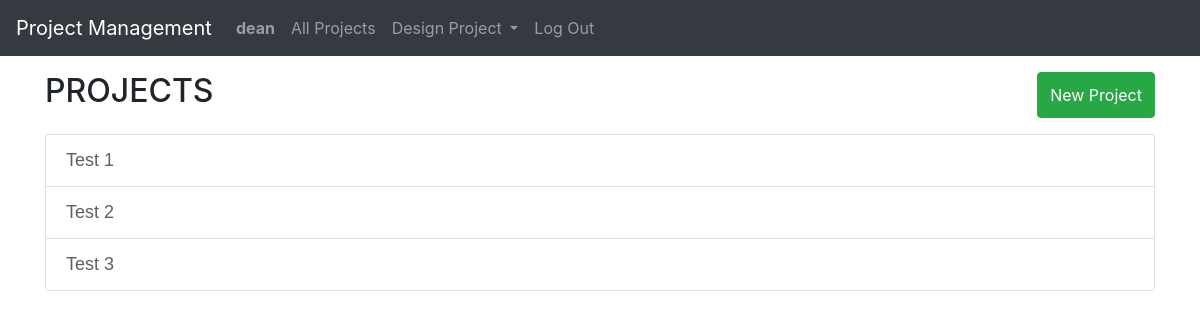
The app's page / (signed in) with its own data.
### engineering/models.py (models this page shows, shortened)
class Project(models.Model):
    proj_name = models.CharField(max_length=300)

### engineering/views.py (the view, shortened to what this page needs)
# urls.py: path("", views.index, name="index"),
def index(request):
    if request.method == 'GET':
        projects = Project.objects.all().order_by("proj_name")
        return render(request, "engineering/index.html", {
            "projects": projects,
        })

### engineering/templates/engineering/index.html (shortened to what this page needs)
{% extends "engineering/layout.html" %}
{% load static %}
{% block body %}
    <div class='container'>
            <div class="d-flex justify-content-between my-3">
            <h2>PROJECTS</h2>
            <button type="button" class="btn btn-success" data-toggle="modal" data-target="#exampleModalCenter">
                New Project
            </button>
            </div>
            <ul class="list-group">
            {% for project in projects%}
                <li class="list-group-item"><a href="{% url "project" id=project.id %}" class="project-list">{{ project.proj_name }}</a></li>
            {% endfor %}
            </ul>
            <br>
            </div>
    </div>
{% endblock %}

### engineering/templates/engineering/layout.html (shortened to what this page needs)
{% load static %}
<!DOCTYPE html>
<html lang="en">
    <head>
        <link rel="stylesheet" href="https://stackpath.bootstrapcdn.com/bootstrap/4.4.1/css/bootstrap.min.css">
        <link href="{% static 'engineering/styles.css' %}" rel="stylesheet">
        <link rel="stylesheet" href="https://cdnjs.cloudflare.com/ajax/libs/font-awesome/4.7.0/css/font-awesome.min.css">
    </head>
    <body>
        <nav class="navbar navbar-expand-lg navbar-dark bg-dark">
            <a class="navbar-brand" href="#">Project Management</a>
            <div>
              <ul class="navbar-nav mr-auto">
                {% if user.is_authenticated %}
                    <li class="nav-item">
                        <a class="nav-link" href="#"><strong>{{ user.username }}</strong></a>
                    </li>
                <li class="nav-item">
                  <a class="nav-link" href="{% url 'index' %}">All Projects</a>
                </li>
                <li class="nav-item dropdown">
                    <a class="nav-link dropdown-toggle" href="#" id="navbarDropdownMenuLink" data-toggle="dropdown" aria-haspopup="true" aria-expanded="false">
                      Design Project
                    </a>
                  </li>
                    <li class="nav-item">
                        <a class="nav-link" href="{% url 'logout' %}">Log Out</a>
                    </li>
                {% endif %}
              </ul>
            </div>
          </nav>
        <div class="body">
          {% if user.is_authenticated %}
            {% block body %}
            {% endblock %}
          {% endif %}
    </body>
</html>

### engineering/static/engineering/styles.css (style rules this page uses)
* { margin: 0; padding: 0; box-sizing: border-box; }
.project-list { color: rgb(96, 96, 96); font-size: 18px; font-family: 'Gill Sans', 'Gill Sans MT', Calibri, 'Trebuchet MS', sans-serif; }

### records on screen
Project: proj_name "Test 1"
Project: proj_name "Test 2"
Project: proj_name "Test 3"

### other values on screen
{{ user.username }} "dean"
